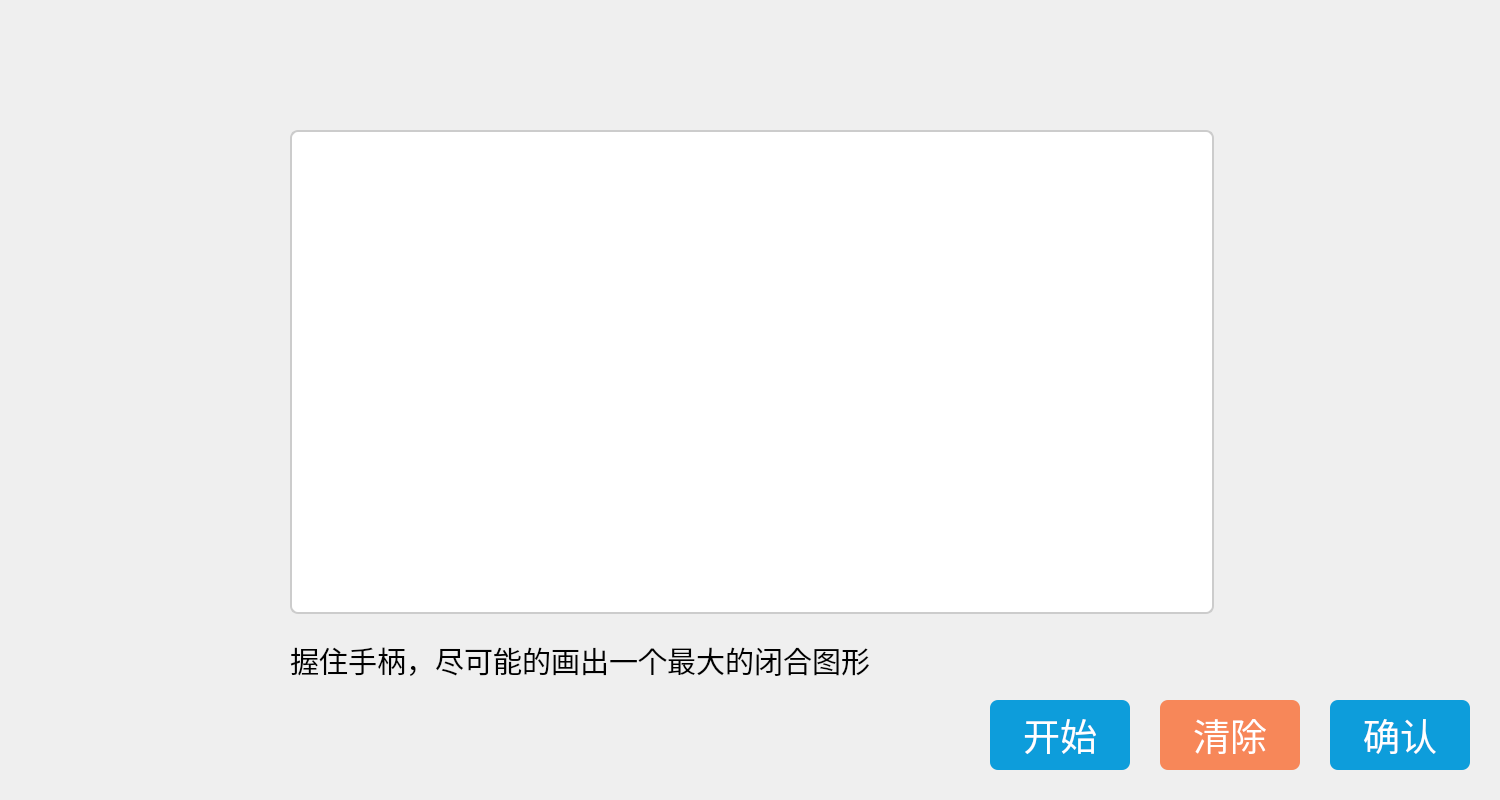
<?xml version="1.0" encoding="UTF-8"?>
<ui version="4.0">
 <class>SCopeTest</class>
 <widget class="QWidget" name="SCopeTest">
  <property name="geometry">
   <rect>
    <x>0</x>
    <y>0</y>
    <width>1500</width>
    <height>800</height>
   </rect>
  </property>
  <property name="windowTitle">
   <string>Form</string>
  </property>
  <property name="styleSheet">
   <string notr="true"/>
  </property>
  <widget class="QLabel" name="label">
   <property name="geometry">
    <rect>
     <x>290</x>
     <y>640</y>
     <width>771</width>
     <height>41</height>
    </rect>
   </property>
   <property name="font">
    <font>
     <family>黑体</family>
     <pointsize>22</pointsize>
    </font>
   </property>
   <property name="text">
    <string>握住手柄，尽可能的画出一个最大的闭合图形</string>
   </property>
  </widget>
  <widget class="QPushButton" name="confirm_Btn">
   <property name="geometry">
    <rect>
     <x>1330</x>
     <y>700</y>
     <width>140</width>
     <height>70</height>
    </rect>
   </property>
   <property name="font">
    <font>
     <family>黑体</family>
     <pointsize>28</pointsize>
    </font>
   </property>
   <property name="styleSheet">
    <string notr="true">QPushButton{background: #0D9DDB;
border-radius: 8px;
color: rgb(255, 255, 255);}
QPushButton:hover{background: #0A90D4;
border-radius: 8px;
color: rgb(255, 255, 255);}
QPushButton:pressed{background: #0984CE;
border-radius: 8px;
color: rgb(255, 255, 255);}</string>
   </property>
   <property name="text">
    <string>确认</string>
   </property>
  </widget>
  <widget class="QPushButton" name="clear_Btn">
   <property name="geometry">
    <rect>
     <x>1160</x>
     <y>700</y>
     <width>140</width>
     <height>70</height>
    </rect>
   </property>
   <property name="font">
    <font>
     <family>黑体</family>
     <pointsize>28</pointsize>
    </font>
   </property>
   <property name="styleSheet">
    <string notr="true">QPushButton{background: #F78759;
border-radius: 8px;
color: rgb(255, 255, 255);}
QPushButton:hover{background: #F4673C;
border-radius: 8px;
color: rgb(255, 255, 255);}
QPushButton:pressed{background: #F26036;
border-radius: 8px;
color: rgb(255, 255, 255);}</string>
   </property>
   <property name="text">
    <string>清除</string>
   </property>
  </widget>
  <widget class="QPushButton" name="start_Btn">
   <property name="geometry">
    <rect>
     <x>990</x>
     <y>700</y>
     <width>140</width>
     <height>70</height>
    </rect>
   </property>
   <property name="font">
    <font>
     <family>黑体</family>
     <pointsize>28</pointsize>
    </font>
   </property>
   <property name="styleSheet">
    <string notr="true">QPushButton{background: #0D9DDB;
border-radius: 8px;
color: rgb(255, 255, 255);}
QPushButton:hover{background: #0A90D4;
border-radius: 8px;
color: rgb(255, 255, 255);}
QPushButton:pressed{background: #0984CE;
border-radius: 8px;
color: rgb(255, 255, 255);}</string>
   </property>
   <property name="text">
    <string>开始</string>
   </property>
  </widget>
  <widget class="QGroupBox" name="groupBox">
   <property name="geometry">
    <rect>
     <x>290</x>
     <y>130</y>
     <width>924</width>
     <height>484</height>
    </rect>
   </property>
   <property name="styleSheet">
    <string notr="true">#groupBox{background: #FFFFFF;
border: 2px solid #cccccc;
border-radius:8px}</string>
   </property>
   <property name="title">
    <string/>
   </property>
   <widget class="PaintDevice" name="paint_Widget" native="true">
    <property name="geometry">
     <rect>
      <x>2</x>
      <y>2</y>
      <width>920</width>
      <height>480</height>
     </rect>
    </property>
    <property name="styleSheet">
     <string notr="true"/>
    </property>
   </widget>
  </widget>
 </widget>
 <customwidgets>
  <customwidget>
   <class>PaintDevice</class>
   <extends>QWidget</extends>
   <header>paintdevice.h</header>
   <container>1</container>
  </customwidget>
 </customwidgets>
 <resources/>
 <connections/>
</ui>
